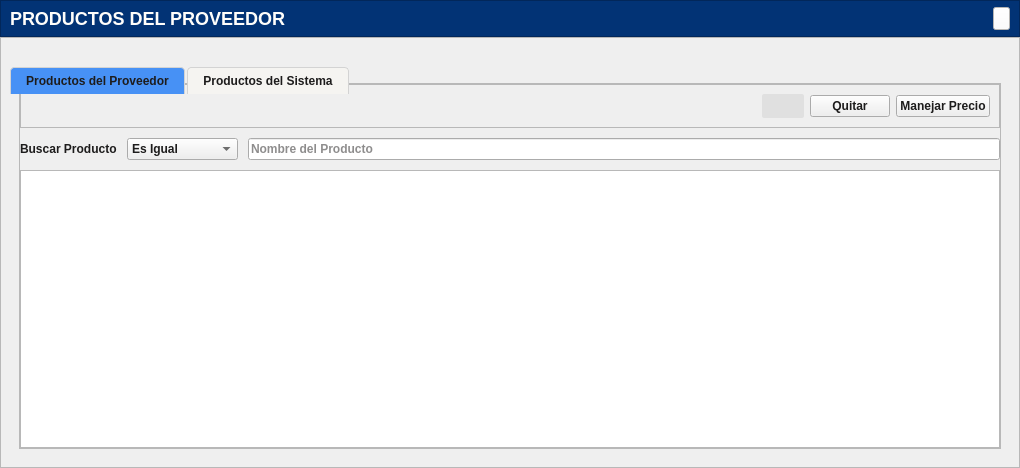
<?xml version="1.0" encoding="UTF-8"?>
<ui version="4.0">
 <class>contenedorModal_productos_proveedores</class>
 <widget class="QWidget" name="contenedorModal_productos_proveedores">
  <property name="geometry">
   <rect>
    <x>0</x>
    <y>0</y>
    <width>1020</width>
    <height>468</height>
   </rect>
  </property>
  <property name="windowTitle">
   <string>Form</string>
  </property>
  <property name="styleSheet">
   <string notr="true">*{color: #1d1c1c;}
#contenedorModal_encabezado{
background: #023375;
min-height:35px;
}
#etiqueta_encabezado_productosProveedor{
color: #fffefb;
font-size: 18px;
font-weight:bold;
font-family:&quot;Arial&quot;;
}
[objectName*=&quot;contenedorModal&quot;]{
background: #ebe7dc;
}
#contenedorModal_Global{border: 2px solid #fffefb;}
[objectName*=&quot;etiqueta_&quot;]{
font-size:14px;
font-family: Arial;
font-weight:bold;
color: #1d1c1c;
}
[objectName*=&quot;txt_&quot;]{
background: #F5F5F5;
border:none;
border-radius: 5px;
color: #1d1c1c;
font-size: 14px;
border-bottom: 1px solid #787878;
}
[objectName*=&quot;txt_&quot;]:focus{
border-bottom: 2px solid #023375;
}
[objectName*=&quot;btn_producto_del_proveedor&quot;]{
background: #00619a;
font-size: 14px;
font-family: Arial;
font-weight: bold;
min-height: 25px;
border: none;
border-radius: 5px;
color: #fffefb;
padding: 3px 5px;
}
[objectName*=&quot;btn_producto_del_proveedor&quot;]:hover{
background: #2196F3;
}
[objectName*=&quot;btn_producto_del_proveedor&quot;]:pressed{
background: #1B80D0;
}
[objectName*=&quot;btn_producto_del_proveedor_eliminar&quot;]:hover{
background: #ee1d52;
}
[objectName*=&quot;btn_producto_del_proveedor_eliminar&quot;]:pressed{
background: #B13636;
}
[objectName*=&quot;btn_producto_del_proveedor_agregar&quot;]:hover{
background: #68a67d;
}
[objectName*=&quot;btn_producto_del_proveedor_agregar&quot;]:pressed{
background: #578B69;
}
#btn_producto_del_proveedor_cerrar{
background: #fffefb;
min-height:15px;
max-width:15px;
}
#btn_producto_del_proveedor_cerrar:pressed{
background: rgb(222, 221, 218);
}
#btn_RefrescarTabla{
border-radius: 2px;
background: #e0e0e0;
padding: 5px;
}
#btn_RefrescarTabla:hover{
background: rgb(179, 179, 179);
}
#btn_RefrescarTabla:pressed{
background: #b6ccd8 ;
}
#btn_RefrescarTablaProductos{
border-radius: 2px;
background: #e0e0e0;
padding: 5px;
}
#btn_RefrescarTablaProductos:hover{
background: rgb(179, 179, 179);
}
#btn_RefrescarTablaProductos:pressed{
background: #b6ccd8 ;
}
[objectName*=&quot;cajaOpciones&quot;] {
    border: none;
    border-bottom: 1px solid #787878 ;
    padding: 2px ;
    background-color: #F5F5F5 ;
    font-size: 14px ;
    min-width: 200px ;
    font-family: &quot;Arial&quot; ;
    color: #1d1c1c ;
	selection-background-color: #4791F5; 
}

/* ESTILO DEL DROPDOWN (LISTA) */
[objectName*=&quot;cajaOpciones&quot;] QListView {
    background: #F5F5F5 ;
    border-radius: 3px;
    outline: none;
}

/* ESTILO DE LOS ÍTEMS */
[objectName*=&quot;cajaOpciones&quot;] QListView::item {
    padding: 6px 10px ;
    margin: 2px ;
}
/* BOTÓN DESPLEGABLE */
[objectName*=&quot;cajaOpciones&quot;]::drop-down {
    subcontrol-origin: padding ;
    subcontrol-position: top right ;
    padding-right: 5px ;
    width: 20% ;
    border-left-width: 1px ;
    border-radius: 3px ;
    background-color: #F5F5F5 ;
}
/* FLECHA DESPLEGABLE */
[objectName*=&quot;cajaOpciones&quot;]::down-arrow {
    image: url(:/Icons/Bootstrap/filter-left.svg);
    width: 17% ;
    height: 17% ;
    padding-left: 5px ;
    padding-right: 5px ;
}

[objectName*=&quot;tabla_&quot;] {
    font-family: Arial;
    font-size: 14px;
    background: #E3E3E3;
    border: 1px solid #4791F5;
}

[objectName*=&quot;tabla_&quot;] QTableView {
    background-color: #ffffff;
    alternate-background-color: #f0f0f0;
    selection-background-color: #cce4ff;
    selection-color: black;
}

/* Encabezados */
[objectName*=&quot;tabla_&quot;] QHeaderView::section {
    background-color: #023375;
    color: white;
    font-size: 16px;
    padding: 5px;
    border: 1px solid gray;
}

[objectName*=&quot;tabla_&quot;] QHeaderView::horizontal,
[objectName*=&quot;tabla_&quot;] QHeaderView::vertical {
    background-color: #023375;
    color: white;
}

/* Ítems seleccionados */
[objectName*=&quot;tabla_&quot;] QTableView::item:selected {
    background-color: #cce4ff;
    color: black;
}

/* CONTENEDOR TABS */

QTabWidget::pane {
        border: none;
        position: absolute;
        top: -20px;
    }
    
    /* Pestaña no seleccionada */
    QTabBar::tab {
        background: #F5F4F1;
        color: #1d1c1c;
        border: 1px solid #D3D3D3;
        border-bottom: none;
        padding: 6px 15px;
        min-width: 80px;
        border-top-left-radius: 4px;
        border-top-right-radius: 4px;
        margin-right: 2px;
    }
    
    /* Pestaña seleccionada */
    QTabBar::tab:selected {
        background: #4791F5;
        color: #1d1c1c;
        font-weight: bold;
    }
    
    /* Pestaña al pasar el mouse */
    QTabBar::tab:hover {
        background: #E8E8E8;
    }
    
    /* Pestaña deshabilitada */
    QTabBar::tab:disabled {
        background: #EEEEEE;
        color: #AAAAAA;
    }
    
    /* Área de las pestañas */
    QTabBar {
        background: transparent;
    }</string>
  </property>
  <layout class="QGridLayout" name="gridLayout_2">
   <property name="leftMargin">
    <number>0</number>
   </property>
   <property name="topMargin">
    <number>0</number>
   </property>
   <property name="rightMargin">
    <number>0</number>
   </property>
   <property name="bottomMargin">
    <number>0</number>
   </property>
   <property name="spacing">
    <number>0</number>
   </property>
   <item row="0" column="0">
    <widget class="QWidget" name="contenedorModal_Global" native="true">
     <layout class="QVBoxLayout" name="verticalLayout">
      <property name="spacing">
       <number>0</number>
      </property>
      <property name="leftMargin">
       <number>0</number>
      </property>
      <property name="topMargin">
       <number>0</number>
      </property>
      <property name="rightMargin">
       <number>0</number>
      </property>
      <property name="bottomMargin">
       <number>0</number>
      </property>
      <item>
       <widget class="QFrame" name="contenedorModal_encabezado">
        <property name="frameShape">
         <enum>QFrame::Shape::StyledPanel</enum>
        </property>
        <property name="frameShadow">
         <enum>QFrame::Shadow::Raised</enum>
        </property>
        <layout class="QHBoxLayout" name="horizontalLayout_3">
         <property name="topMargin">
          <number>2</number>
         </property>
         <property name="bottomMargin">
          <number>2</number>
         </property>
         <item>
          <widget class="QLabel" name="etiqueta_encabezado_productosProveedor">
           <property name="text">
            <string>PRODUCTOS DEL PROVEEDOR</string>
           </property>
          </widget>
         </item>
         <item>
          <spacer name="horizontalSpacer_3">
           <property name="orientation">
            <enum>Qt::Orientation::Horizontal</enum>
           </property>
           <property name="sizeHint" stdset="0">
            <size>
             <width>40</width>
             <height>20</height>
            </size>
           </property>
          </spacer>
         </item>
         <item>
          <widget class="QPushButton" name="btn_producto_del_proveedor_cerrar">
           <property name="cursor">
            <cursorShape>PointingHandCursor</cursorShape>
           </property>
           <property name="text">
            <string/>
           </property>
           <property name="icon">
            <iconset resource="../../Source/ibootstrap.qrc">
             <normaloff>:/Icons/Bootstrap/x-lg.svg</normaloff>:/Icons/Bootstrap/x-lg.svg</iconset>
           </property>
          </widget>
         </item>
        </layout>
       </widget>
      </item>
      <item>
       <widget class="QScrollArea" name="contenedorModal_scrollarea">
        <property name="widgetResizable">
         <bool>true</bool>
        </property>
        <widget class="QWidget" name="contenedorModal_contenido_scrollarea">
         <property name="geometry">
          <rect>
           <x>0</x>
           <y>0</y>
           <width>1018</width>
           <height>429</height>
          </rect>
         </property>
         <layout class="QGridLayout" name="gridLayout">
          <item row="0" column="0">
           <widget class="QLabel" name="etiqueta_nombre_del_proveedor">
            <property name="text">
             <string/>
            </property>
           </widget>
          </item>
          <item row="1" column="0">
           <widget class="QTabWidget" name="contenedorModal_tabs">
            <property name="font">
             <font>
              <bold>true</bold>
             </font>
            </property>
            <property name="currentIndex">
             <number>0</number>
            </property>
            <widget class="QWidget" name="contenedorModal_tab_productos_de_proveedor">
             <attribute name="icon">
              <iconset resource="../../Source/ibootstrap.qrc">
               <normaloff>:/Icons/Bootstrap/box-seam.svg</normaloff>:/Icons/Bootstrap/box-seam.svg</iconset>
             </attribute>
             <attribute name="title">
              <string>Productos del Proveedor</string>
             </attribute>
             <layout class="QGridLayout" name="gridLayout_3">
              <item row="0" column="0">
               <widget class="QFrame" name="contenedorModal_productos_proveedor">
                <property name="frameShape">
                 <enum>QFrame::Shape::StyledPanel</enum>
                </property>
                <property name="frameShadow">
                 <enum>QFrame::Shadow::Raised</enum>
                </property>
                <layout class="QGridLayout" name="gridLayout_5">
                 <property name="leftMargin">
                  <number>0</number>
                 </property>
                 <property name="topMargin">
                  <number>0</number>
                 </property>
                 <property name="rightMargin">
                  <number>0</number>
                 </property>
                 <property name="bottomMargin">
                  <number>0</number>
                 </property>
                 <property name="horizontalSpacing">
                  <number>0</number>
                 </property>
                 <property name="verticalSpacing">
                  <number>10</number>
                 </property>
                 <item row="0" column="0">
                  <widget class="QFrame" name="contenedorModal_botones_superior">
                   <property name="frameShape">
                    <enum>QFrame::Shape::StyledPanel</enum>
                   </property>
                   <property name="frameShadow">
                    <enum>QFrame::Shadow::Raised</enum>
                   </property>
                   <layout class="QGridLayout" name="gridLayout_4">
                    <item row="1" column="3" alignment="Qt::AlignmentFlag::AlignRight">
                     <widget class="QPushButton" name="btn_producto_del_proveedor_editar">
                      <property name="cursor">
                       <cursorShape>PointingHandCursor</cursorShape>
                      </property>
                      <property name="text">
                       <string>Manejar Precio</string>
                      </property>
                      <property name="icon">
                       <iconset resource="../../Source/iconosSVG.qrc">
                        <normaloff>:/iconosBlancos/Icons/iconos/Blanco/editar_blanco.svg</normaloff>:/iconosBlancos/Icons/iconos/Blanco/editar_blanco.svg</iconset>
                      </property>
                     </widget>
                    </item>
                    <item row="1" column="1">
                     <widget class="QPushButton" name="btn_RefrescarTabla">
                      <property name="cursor">
                       <cursorShape>PointingHandCursor</cursorShape>
                      </property>
                      <property name="toolTip">
                       <string>Refrescar tabla</string>
                      </property>
                      <property name="text">
                       <string/>
                      </property>
                      <property name="icon">
                       <iconset resource="../../Source/iconosSVG.qrc">
                        <normaloff>:/iconosBlancos/Icons/IconosSVG/base_datos_refresh.png</normaloff>:/iconosBlancos/Icons/IconosSVG/base_datos_refresh.png</iconset>
                      </property>
                     </widget>
                    </item>
                    <item row="1" column="2">
                     <widget class="QPushButton" name="btn_producto_del_proveedor_eliminar">
                      <property name="cursor">
                       <cursorShape>PointingHandCursor</cursorShape>
                      </property>
                      <property name="text">
                       <string>Quitar</string>
                      </property>
                      <property name="icon">
                       <iconset resource="../../Source/iconosSVG.qrc">
                        <normaloff>:/iconosBlancos/Icons/iconos/Blanco/cerrar_blanco.svg</normaloff>:/iconosBlancos/Icons/iconos/Blanco/cerrar_blanco.svg</iconset>
                      </property>
                     </widget>
                    </item>
                    <item row="1" column="0">
                     <spacer name="horizontalSpacer">
                      <property name="orientation">
                       <enum>Qt::Orientation::Horizontal</enum>
                      </property>
                      <property name="sizeHint" stdset="0">
                       <size>
                        <width>40</width>
                        <height>20</height>
                       </size>
                      </property>
                     </spacer>
                    </item>
                   </layout>
                  </widget>
                 </item>
                 <item row="1" column="0">
                  <layout class="QHBoxLayout" name="horizontalLayout">
                   <property name="spacing">
                    <number>10</number>
                   </property>
                   <item>
                    <widget class="QLabel" name="etiqueta_nombre_producto">
                     <property name="text">
                      <string>Buscar Producto</string>
                     </property>
                    </widget>
                   </item>
                   <item>
                    <widget class="QComboBox" name="cajaOpciones_filtro_nombre">
                     <item>
                      <property name="text">
                       <string>Es Igual</string>
                      </property>
                     </item>
                     <item>
                      <property name="text">
                       <string>Que Contenga</string>
                      </property>
                     </item>
                    </widget>
                   </item>
                   <item>
                    <widget class="QLineEdit" name="txt_nombre_producto">
                     <property name="placeholderText">
                      <string>Nombre del Producto</string>
                     </property>
                     <property name="clearButtonEnabled">
                      <bool>true</bool>
                     </property>
                    </widget>
                   </item>
                  </layout>
                 </item>
                 <item row="2" column="0">
                  <widget class="QTableView" name="tabla_productos_del_proveedor">
                   <property name="editTriggers">
                    <set>QAbstractItemView::EditTrigger::NoEditTriggers</set>
                   </property>
                   <property name="alternatingRowColors">
                    <bool>true</bool>
                   </property>
                   <property name="selectionMode">
                    <enum>QAbstractItemView::SelectionMode::SingleSelection</enum>
                   </property>
                   <property name="selectionBehavior">
                    <enum>QAbstractItemView::SelectionBehavior::SelectRows</enum>
                   </property>
                   <property name="gridStyle">
                    <enum>Qt::PenStyle::DashLine</enum>
                   </property>
                   <attribute name="horizontalHeaderMinimumSectionSize">
                    <number>150</number>
                   </attribute>
                   <attribute name="horizontalHeaderDefaultSectionSize">
                    <number>200</number>
                   </attribute>
                   <attribute name="horizontalHeaderStretchLastSection">
                    <bool>true</bool>
                   </attribute>
                   <attribute name="verticalHeaderVisible">
                    <bool>false</bool>
                   </attribute>
                   <attribute name="verticalHeaderStretchLastSection">
                    <bool>false</bool>
                   </attribute>
                  </widget>
                 </item>
                </layout>
               </widget>
              </item>
             </layout>
            </widget>
            <widget class="QWidget" name="contenedorModal_tab_productos_de_sistema">
             <attribute name="icon">
              <iconset resource="../../Source/ibootstrap.qrc">
               <normaloff>:/Icons/Bootstrap/boxes.svg</normaloff>:/Icons/Bootstrap/boxes.svg</iconset>
             </attribute>
             <attribute name="title">
              <string>Productos del Sistema</string>
             </attribute>
             <layout class="QGridLayout" name="gridLayout_9">
              <item row="0" column="0" colspan="2">
               <widget class="QFrame" name="contenedorModal_botones_superior_productos_del_sistema">
                <property name="frameShape">
                 <enum>QFrame::Shape::StyledPanel</enum>
                </property>
                <property name="frameShadow">
                 <enum>QFrame::Shadow::Raised</enum>
                </property>
                <layout class="QGridLayout" name="gridLayout_7">
                 <item row="0" column="0">
                  <spacer name="horizontalSpacer_2">
                   <property name="orientation">
                    <enum>Qt::Orientation::Horizontal</enum>
                   </property>
                   <property name="sizeHint" stdset="0">
                    <size>
                     <width>577</width>
                     <height>20</height>
                    </size>
                   </property>
                  </spacer>
                 </item>
                 <item row="0" column="2">
                  <widget class="QPushButton" name="btn_producto_del_proveedor_para_agregar">
                   <property name="cursor">
                    <cursorShape>PointingHandCursor</cursorShape>
                   </property>
                   <property name="text">
                    <string>Vincular al proveedor</string>
                   </property>
                   <property name="icon">
                    <iconset resource="../../Source/iconosSVG.qrc">
                     <normaloff>:/iconosBlancos/Icons/iconos/Blanco/vincular.svg</normaloff>:/iconosBlancos/Icons/iconos/Blanco/vincular.svg</iconset>
                   </property>
                  </widget>
                 </item>
                 <item row="0" column="1">
                  <widget class="QPushButton" name="btn_RefrescarTablaProductos">
                   <property name="cursor">
                    <cursorShape>PointingHandCursor</cursorShape>
                   </property>
                   <property name="toolTip">
                    <string>Refrescar tabla</string>
                   </property>
                   <property name="text">
                    <string/>
                   </property>
                   <property name="icon">
                    <iconset resource="../../Source/iconosSVG.qrc">
                     <normaloff>:/iconosBlancos/Icons/IconosSVG/base_datos_refresh.png</normaloff>:/iconosBlancos/Icons/IconosSVG/base_datos_refresh.png</iconset>
                   </property>
                  </widget>
                 </item>
                </layout>
               </widget>
              </item>
              <item row="1" column="0">
               <widget class="QFrame" name="contenedorModal_contenido_tab_productos_del_sistema">
                <property name="frameShape">
                 <enum>QFrame::Shape::StyledPanel</enum>
                </property>
                <property name="frameShadow">
                 <enum>QFrame::Shadow::Raised</enum>
                </property>
                <layout class="QGridLayout" name="gridLayout_8">
                 <property name="leftMargin">
                  <number>0</number>
                 </property>
                 <property name="topMargin">
                  <number>0</number>
                 </property>
                 <property name="rightMargin">
                  <number>0</number>
                 </property>
                 <property name="bottomMargin">
                  <number>0</number>
                 </property>
                 <property name="spacing">
                  <number>10</number>
                 </property>
                 <item row="1" column="0">
                  <layout class="QHBoxLayout" name="horizontalLayout_2">
                   <item>
                    <widget class="QLabel" name="etiqueta_nombreproducto_del_sistema">
                     <property name="text">
                      <string>Nombre del Producto:</string>
                     </property>
                    </widget>
                   </item>
                   <item>
                    <widget class="QComboBox" name="cajaOpciones_filtro_nombre_productos_del_sistema">
                     <item>
                      <property name="text">
                       <string>Es Igual</string>
                      </property>
                     </item>
                     <item>
                      <property name="text">
                       <string>Que Contenga</string>
                      </property>
                     </item>
                    </widget>
                   </item>
                   <item>
                    <widget class="QLineEdit" name="txt_nombre_productodelsistema">
                     <property name="placeholderText">
                      <string>Nombre del Producto</string>
                     </property>
                     <property name="clearButtonEnabled">
                      <bool>true</bool>
                     </property>
                    </widget>
                   </item>
                  </layout>
                 </item>
                 <item row="2" column="0">
                  <widget class="QTableView" name="tabla_productos_del_sistema">
                   <property name="editTriggers">
                    <set>QAbstractItemView::EditTrigger::NoEditTriggers</set>
                   </property>
                   <property name="alternatingRowColors">
                    <bool>true</bool>
                   </property>
                   <property name="selectionMode">
                    <enum>QAbstractItemView::SelectionMode::SingleSelection</enum>
                   </property>
                   <property name="selectionBehavior">
                    <enum>QAbstractItemView::SelectionBehavior::SelectRows</enum>
                   </property>
                   <property name="gridStyle">
                    <enum>Qt::PenStyle::DashLine</enum>
                   </property>
                   <attribute name="horizontalHeaderMinimumSectionSize">
                    <number>150</number>
                   </attribute>
                   <attribute name="horizontalHeaderDefaultSectionSize">
                    <number>200</number>
                   </attribute>
                   <attribute name="horizontalHeaderStretchLastSection">
                    <bool>true</bool>
                   </attribute>
                   <attribute name="verticalHeaderVisible">
                    <bool>false</bool>
                   </attribute>
                  </widget>
                 </item>
                </layout>
               </widget>
              </item>
              <item row="1" column="1">
               <widget class="QFrame" name="contenedorModal_frame">
                <property name="frameShape">
                 <enum>QFrame::Shape::StyledPanel</enum>
                </property>
                <property name="frameShadow">
                 <enum>QFrame::Shadow::Raised</enum>
                </property>
                <layout class="QGridLayout" name="gridLayout_6">
                 <property name="leftMargin">
                  <number>0</number>
                 </property>
                 <property name="topMargin">
                  <number>0</number>
                 </property>
                 <property name="rightMargin">
                  <number>0</number>
                 </property>
                 <property name="bottomMargin">
                  <number>0</number>
                 </property>
                 <property name="spacing">
                  <number>0</number>
                 </property>
                 <item row="0" column="0">
                  <widget class="QLabel" name="etiqueta_producto_agregarAProveedor">
                   <property name="text">
                    <string>Productos a vincular con el proveedor</string>
                   </property>
                  </widget>
                 </item>
                 <item row="1" column="0">
                  <widget class="QTableView" name="tabla_Productos_A_VincularProveedor">
                   <property name="editTriggers">
                    <set>QAbstractItemView::EditTrigger::NoEditTriggers</set>
                   </property>
                   <property name="alternatingRowColors">
                    <bool>true</bool>
                   </property>
                   <property name="selectionMode">
                    <enum>QAbstractItemView::SelectionMode::SingleSelection</enum>
                   </property>
                   <property name="selectionBehavior">
                    <enum>QAbstractItemView::SelectionBehavior::SelectRows</enum>
                   </property>
                   <attribute name="horizontalHeaderStretchLastSection">
                    <bool>true</bool>
                   </attribute>
                  </widget>
                 </item>
                </layout>
               </widget>
              </item>
             </layout>
            </widget>
           </widget>
          </item>
         </layout>
        </widget>
       </widget>
      </item>
     </layout>
    </widget>
   </item>
  </layout>
 </widget>
 <resources>
  <include location="../../Source/ibootstrap.qrc"/>
  <include location="../../Source/iconosSVG.qrc"/>
 </resources>
 <connections/>
</ui>
